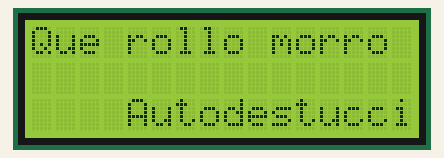
A sketch run on a simulated Arduino Uno, built with avr-gcc and run on an emulated ATmega328P. Parts: 16×3 character LCD.

Above: at 0.2 s.
At 10.2 s:
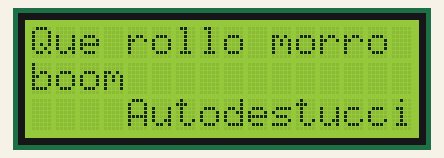

The sketch:

puebaIc2.ino
```cpp
#include <LiquidCrystal_I2C.h>
#include <Wire.h>
///////////////////////////////////////////////////////////////////////////////////////
LiquidCrystal_I2C lcd(0x27,16,3);  //Crear el objeto lcd  dirección  0x3F y 16 columnas x 2 filas
int var = 10;
//----------------------------------------------------------------------------------------
const int Trigger = 2;   //Pin digital 2 para el Trigger del sensor
const int Echo = 3;   //Pin digital 3 para el echo del sensor
//////////////////////////////////////////////////////////////////////////////////////
void setup() {
  Serial.begin(9600);//iniciailzamos la comunicación
  pinMode(Trigger, OUTPUT); //pin como salida
  pinMode(Echo, INPUT);  //pin como entrada
  digitalWrite(Trigger, LOW);//Inicializamos el pin con 0
//-----------------------------------------------------------------------------------
  lcd.init();// Inicializar el LCD
  lcd.backlight();//Encender la luz de fondo.
  lcd.print("Que rollo morro");// Escribimos el Mensaje en el LCD.
  lcd.setCursor(0, 3);// Ubicamos el cursor en la primera posición(columna:0) de la segunda línea(fila:1)
  lcd.print("Autodestuccion en  ");
}
//////////////////////////////////////////////////////////////////////////////////////////////////////////////
void loop() {
   if(var == 0){
    lcd.setCursor(0, 1);
    lcd.print("boom");
    return;
   }
   lcd.setCursor(19, 3);
   lcd.print(" ");
   lcd.setCursor(18, 3);
   lcd.print(var);
   var--;
//------------------------------------------------------------------------------

  delay(1000);
}
```
